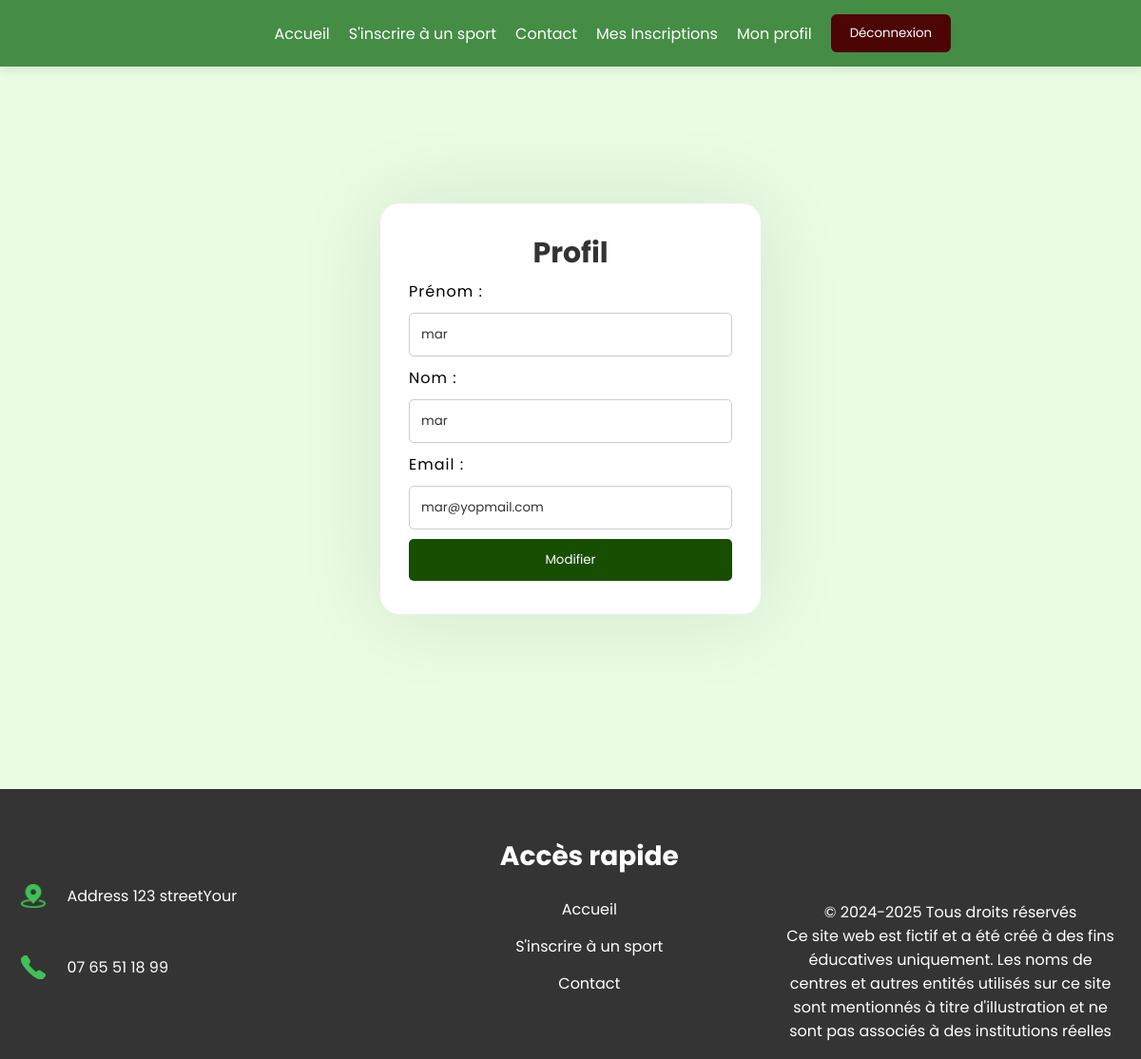
Page /index.php?page=compte (signed in) on the committed database.
### tables this page shows
CREATE TABLE `utilisateur` (
  `Id_utilisateur` int(11) NOT NULL,
  `prenom` varchar(50) NOT NULL,
  `nom` varchar(50) NOT NULL,
  `email` varchar(50) NOT NULL,
  `mot_de_passe` varchar(50) NOT NULL,
  `token` varchar(255) DEFAULT NULL,
  `is_active` tinyint(1) DEFAULT 0
);

### index.php (called while the page is built, shortened)
<?php
require_once 'route.php';
?>

### views/compte.php (the view)
 <div id="inscription-body">
     <form method="POST" id="inscriptionForm" action="index.php?page=compte">
            <h2>Profil  </h2>
             <label for="prenom">Prénom :</label>
             <input type="text" id="prenom" name="prenom" value="<?php echo htmlspecialchars($prenom); ?>" readonly/>
             <label for="nom">Nom :</label>
             <input type="text" id="nom" name="nom" value="<?php echo htmlspecialchars($nom); ?>" readonly/>
             <label for="mail">Email :</label>
             <input type="email" id="mail" name="mail" value="<?php echo htmlspecialchars($email); ?>" required/>
            <button type="submit" name="modification">Modifier</button>
    </form>
</div>

### controllers/compte.php (shortened to what this page needs)
            <?php
$sql= " SELECT * from utilisateur WHERE Id_utilisateur = ".$_SESSION['Id_utilisateur'].";";
$result = $conn->query($sql);
if ($result->num_rows > 0) {
    while ($row = $result->fetch_assoc()) {
        $nom = $row['nom'];
        $prenom = $row['prenom'];
        $email = $row['email'];
        require_once 'views/compte.php';
    }
    }
    ?>

### css/general.css (style rules this page uses)
* { margin: 0; padding: 0; box-sizing: border-box; font-family: "Poppins", sans-serif; }
body { background: #eafde4; }

### css/inscription.css (style rules this page uses)
#inscription-body { margin-top: 30px; display: flex; align-items: center; justify-content: center; min-height: 100vh; flex-direction: column; padding: 20px; }
#inscription-body form { background-color: #fff; border-radius: 20px; display: flex; flex-direction: column; box-shadow: 0 0 89px rgba(0,0,0,0.1); max-width: 400px; width: 90%; padding: 30px; margin: 50px auto; }
#inscription-body label { font-size: 16px; font-weight: 400; margin: 5px 0; text-transform: capitalize; letter-spacing: 1px; }
#inscription-body input, #inscription-body select, #inscription-body button , #inscription-body .inscription { width: 100%; padding: 12px; margin: 5px 0px; border: 1px solid #ccc; border-radius: 5px; }
#inscription-body button,.inscription { background-color: #184e02; color: white; border: none; cursor: pointer; transition: background-color 0.3s ease; }
#inscription-body input { color: #333; }
@media (min-width: 768px) { #inscription-body .request_message, form { width: 60%; } }
@media (min-width: 768px) { #inscription-body form h2 { font-size: 30px; } }
@media (min-width: 1024px) { #inscription-body .request_message, form { width: 40%; } }

### css/mes_inscription.css (style rules this page uses)
h2 { text-align: center; color: #333; }

### css/contact.css (style rules this page uses)
@media (min-width: 768px) { #contact-body .request_message, form { width: 100%; } }
@media (min-width: 1024px) { #contact-body .request_message, form { width: 100%; } }

### rows in the picture
utilisateur: prenom "mar", nom "mar", mail "mar@yopmail.com"
